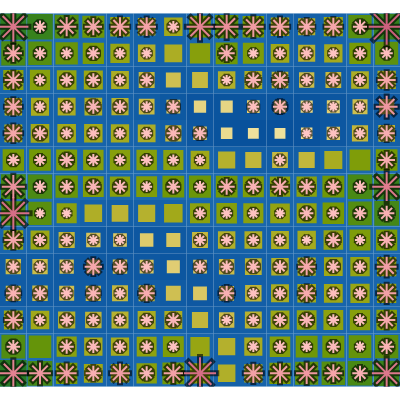

The cell this chart's notebook holds for it:
### Code cell
fig3 = basin.pond() \
    .pad_layer(gap="nogap") \
    .petal_layer() \
    .visualize(**plot_args);
